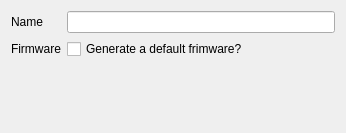
<?xml version="1.0" encoding="UTF-8"?>
<ui version="4.0">
 <class>arduinoBlockWidget</class>
 <widget class="QWidget" name="arduinoBlockWidget">
  <property name="geometry">
   <rect>
    <x>0</x>
    <y>0</y>
    <width>346</width>
    <height>133</height>
   </rect>
  </property>
  <property name="windowTitle">
   <string>Form</string>
  </property>
  <layout class="QFormLayout" name="formLayout">
   <property name="fieldGrowthPolicy">
    <enum>QFormLayout::AllNonFixedFieldsGrow</enum>
   </property>
   <item row="0" column="0">
    <widget class="QLabel" name="label_8">
     <property name="text">
      <string>Name</string>
     </property>
    </widget>
   </item>
   <item row="0" column="1">
    <widget class="QLineEdit" name="blockNameEdit_2"/>
   </item>
   <item row="1" column="0">
    <widget class="QLabel" name="label_6">
     <property name="text">
      <string>Firmware</string>
     </property>
    </widget>
   </item>
   <item row="1" column="1">
    <widget class="QCheckBox" name="checkBox">
     <property name="text">
      <string>Generate a default frimware?</string>
     </property>
    </widget>
   </item>
  </layout>
 </widget>
 <resources/>
 <connections/>
</ui>
